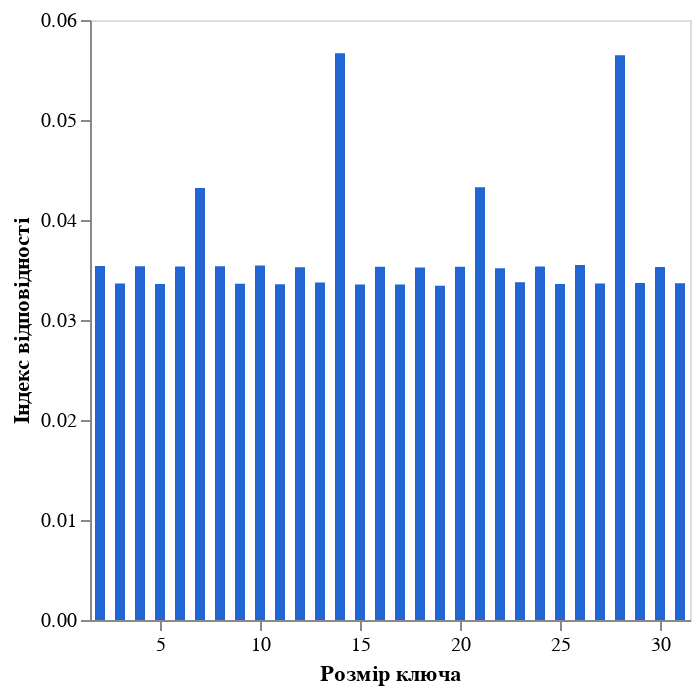

The notebook cell saved with this chart:
### Code cell
(lambda: DeepnoteChart(keys_indexes, """{"layer":[{"layer":[{"mark":{"clip":true,"type":"bar","color":"#2266D3","tooltip":true},"encoding":{"x":{"axis":{"grid":false,"title":"Розмір ключа"},"sort":null,"type":"quantitative","field":"Key Length","scale":{"type":"linear","domainMax":31,"domainMin":2},"format":{"type":"default","decimals":null},"formatType":"numberFormatFromNumberType"},"y":{"axis":{"grid":false,"title":"Індекс відповідності"},"sort":null,"type":"quantitative","field":"Index","scale":{"type":"linear"},"format":{"type":"default","decimals":null},"formatType":"numberFormatFromNumberType"}}}]}],"title":"","config":{"legend":{}},"$schema":"https://vega.github.io/schema/vega-lite/v5.json","encoding":{},"usermeta":{"tooltipDefaultMode":true}}""") if 'DeepnoteChart' in globals() else _dntk.DeepnoteChart(keys_indexes, """{"layer":[{"layer":[{"mark":{"clip":true,"type":"bar","color":"#2266D3","tooltip":true},"encoding":{"x":{"axis":{"grid":false,"title":"Розмір ключа"},"sort":null,"type":"quantitative","field":"Key Length","scale":{"type":"linear","domainMax":31,"domainMin":2},"format":{"type":"default","decimals":null},"formatType":"numberFormatFromNumberType"},"y":{"axis":{"grid":false,"title":"Індекс відповідності"},"sort":null,"type":"quantitative","field":"Index","scale":{"type":"linear"},"format":{"type":"default","decimals":null},"formatType":"numberFormatFromNumberType"}}}]}],"title":"","config":{"legend":{}},"$schema":"https://vega.github.io/schema/vega-lite/v5.json","encoding":{},"usermeta":{"tooltipDefaultMode":true}}"""))()

### Figure 1 — Vega-Lite specification as saved in the notebook (floating-point values rounded to 4 significant figures)
{"layer": [{"layer": [{"mark": {"clip": true, "type": "bar", "color": "#2266D3", "tooltip": true}, "encoding": {"x": {"axis": {"grid": false, "title": "Розмір ключа"}, "sort": null, "type": "quantitative", "field": "Key Length", "scale": {"type": "linear", "domainMax": 31, "domainMin": 2}, "format": {"type": "default", "decimals": null}, "formatType": "numberFormatFromNumberType"}, "y": {"axis": {"grid": false, "title": "Індекс відповідності"}, "sort": null, "type": "quantitative", "field": "Index", "scale": {"type": "linear"}, "format": {"type": "default", "decimals": null}, "formatType": "numberFormatFromNumberType"}}}]}], "title": "", "config": {"legend": {}}, "$schema": "https://vega.github.io/schema/vega-lite/v5.json", "encoding": {}, "usermeta": {"tooltipDefaultMode": true}, "data": {"values": [{"Key Length": 2, "Index": 0.0354}, {"Key Length": 3, "Index": 0.03366}, {"Key Length": 4, "Index": 0.03538}, {"Key Length": 5, "Index": 0.0336}, {"Key Length": 6, "Index": 0.03535}, {"Key Length": 7, "Index": 0.04321}, {"Key Length": 8, "Index": 0.03537}, {"Key Length": 9, "Index": 0.03362}, {"Key Length": 10, "Index": 0.03544}, {"Key Length": 11, "Index": 0.03357}, {"Key Length": 12, "Index": 0.03528}, {"Key Length": 13, "Index": 0.03374}, {"Key Length": 14, "Index": 0.05667}, {"Key Length": 15, "Index": 0.03355}, {"Key Length": 16, "Index": 0.03533}, {"Key Length": 17, "Index": 0.03355}, {"Key Length": 18, "Index": 0.03525}, {"Key Length": 19, "Index": 0.03343}, {"Key Length": 20, "Index": 0.03533}, {"Key Length": 21, "Index": 0.04328}, {"Key Length": 22, "Index": 0.03517}, {"Key Length": 23, "Index": 0.03378}, {"Key Length": 24, "Index": 0.03536}, {"Key Length": 25, "Index": 0.0336}, {"Key Length": 26, "Index": 0.0355}, {"Key Length": 27, "Index": 0.03365}, {"Key Length": 28, "Index": 0.05647}, {"Key Length": 29, "Index": 0.03369}, {"Key Length": 30, "Index": 0.03529}, {"Key Length": 31, "Index": 0.03367}]}}
